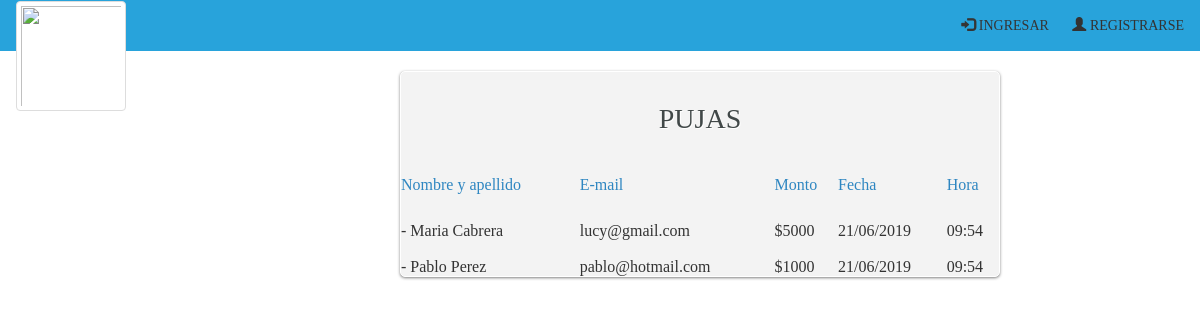
Screenshot of /listaPujas.php?sub=43 with the database file from the repository.
### tables this page shows
CREATE TABLE `puja` (
  `idPuja` int(11) NOT NULL,
  `idPersona` int(11) NOT NULL,
  `idSubasta` int(11) NOT NULL,
  `cantidad` decimal(10,0) UNSIGNED NOT NULL,
  `fecha` datetime NOT NULL
);

CREATE TABLE `persona` (
  `IdPersona` int(11) NOT NULL,
  `dni` int(8) NOT NULL,
  `nombre` varchar(50) NOT NULL,
  `apellido` varchar(50) NOT NULL,
  `telefono` int(30) NOT NULL,
  `email` varchar(45) NOT NULL,
  `clave` varchar(11) NOT NULL,
  `tipoU` varchar(11) DEFAULT NULL,
  `rol` int(3) DEFAULT NULL,
  `credito` int(2) DEFAULT NULL,
  `ciudad` varchar(45) NOT NULL,
  `fechaNacimiento` datetime NOT NULL,
  `idTarjeta` int(11) NOT NULL,
  `fechaRegistro` datetime NOT NULL,
  `fechaModificacion` datetime NOT NULL
);

### listaPujas.php (the view, shortened to what this page needs)
<html>
	<head>
<?php
		include("cabecera.php");
?>
<?php
$con=conectar();
$subasta=$_GET['sub'];
$var_consulta= "SELECT idPersona, cantidad, fecha FROM puja WHERE idSubasta=$subasta ORDER BY cantidad DESC";
   $result = mysqli_query($con, $var_consulta);
   $num=mysqli_num_rows($result);
if ($num==0) {
  echo"<h4>NO HAY PUJAS</h4>";
 }
else{
?>
	</head>
	<body>
		<div id="wrapper" style="margin-left: 400px;margin-top: 0px;">
			<form name="formulario" class="login-form" style="width:600px;">
				<div class="header">
					<h1>  PUJAS</h1>
				</div>
					 <table  style="width:600px;">
					 	<?php $primero = "Nombre y apellido";
                              $segundo="E-mail";
                              $tercero="Monto";
                              $cuarto="Fecha";
                               $quinto="Hora";
                               $color = "#2E86C1";
  ?>
 <tr>
  <td><?php echo "<p><font color='".$color."'>".$primero."</font></p>";  ?> </td>
  <td ><?php echo "<p><font color='".$color."'>".$segundo."</font></p>";  ?></td>
  <td ><?php echo "<p><font color='".$color."'>".$tercero."</font></p>";  ?> </td>
  <td ><?php echo "<p><font color='".$color."'>".$cuarto."</font></p>";  ?></td>
  <td ><?php echo "<p><font color='".$color."'>".$quinto."</font></p>";  ?> </td>
 </tr>
                    <?php
                    $i=1;
                    while ($row = mysqli_fetch_array($result)){
                      $var_consulta2= "SELECT apellido, nombre, email FROM persona WHERE idPersona=$row[0]";
                         $result2 = mysqli_query($con, $var_consulta2);
                         $row2 = mysqli_fetch_array($result2); ?>
                         <tr>
                             <td> <br><?php echo "- $row2[1] $row2[0]" ; ?> </td>
                              <td> <br><?php echo "$row2[2]"; ?> </td>
                                <td><br><?php echo "$$row[1]"; ?> </td>
                                 <td> <br><?php echo "".date('d/m/Y', strtotime($row['fecha'])).""; ?> </td>
                                <td> <br><?php echo "".date('H:i', strtotime($row['fecha'])).""; ?> </td>
                          </tr>
                     <?php
                     $i=$i + 1;  }
                    ?>
</table>
			</form>
			<?php } ?>
		</div>
	</body>
</html>

### css/estilos.css (style rules this page uses)
body { background-color:#ffffff ; font-family:'Bree Serif', serif; }
.login-form { width: 410px; margin: auto; position: relative; background: #f3f3f3; border: 1px solid #fff; border-radius: 5px; box-shadow: 0 1px 3px rgba(0,0,0,0.5); -moz-box-shadow: 0 1px 3px rgba(0,0,0,0.5); -webkit-box-shadow: 0 1px 3px rgba(0,0,0,0.5); }
#wrapper { width: 410px; height: 400px; margin: 70px auto; }
#wrapper h1 { text-align: center; }
.login-form .header { padding: 10px 30px 30px 30px; }
.login-form .header h1 { font-family: 'Bree Serif', serif; font-weight: 300; font-size: 28px; line-height:34px; color: #414848; text-shadow: 1px 1px 0 rgba(256,256,256,1.0); margin-bottom: 10px; }

### rows the page displays
puja: idPersona.nombre "Maria", idPersona.apellido "Cabrera", idPersona.email "lucy@gmail.com", cantidad "5000", fecha "21/06/2019", fecha "09:54"
puja: idPersona.nombre "Pablo", idPersona.apellido "Perez", idPersona.email "pablo@hotmail.com", cantidad "1000", fecha "21/06/2019", fecha "09:54"

### other values shown
$primero "Nombre y apellido"
$segundo "E-mail"
$tercero "Monto"
$cuarto "Fecha"
$quinto "Hora"
